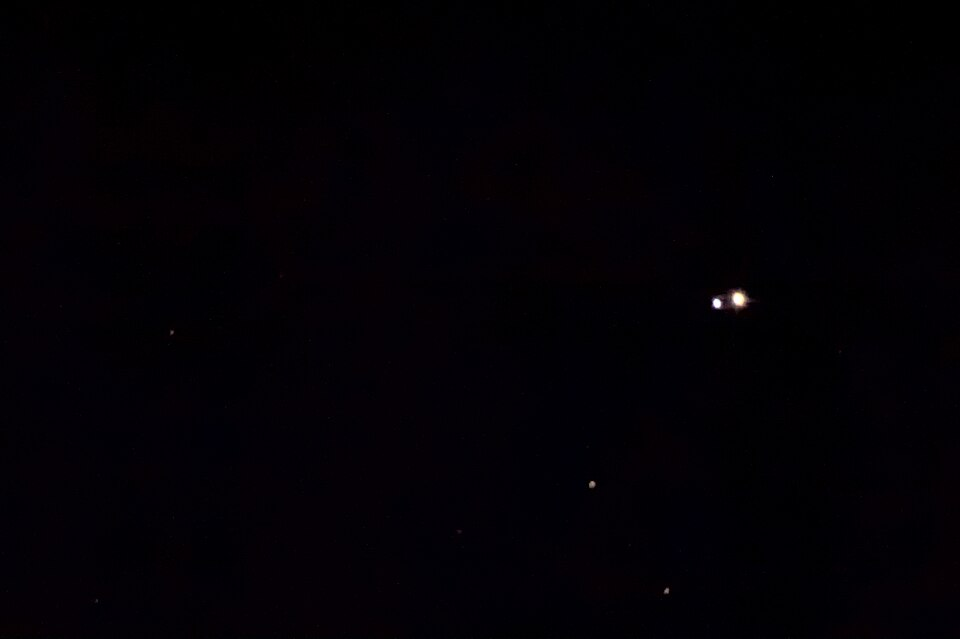
#> input picture source_assets/optical_observation/mercury.jpg, 960 x 639 px; its folder holds 4 pictures in this run
$ python fetch_optical_observation_media.py
#> lines starting #> are read from the running program, lines starting #| are printed output that depends on the picture; after the words box and inside, x2 and y2 are one past the last pixel; in counts of white or black regions, pixels touching at a corner belong together
"""Download and prepare licensed optical-observation masters.
The source files are kept outside the runtime asset directory. Runtime PNGs
are restrained, square telescope views derived from the credited originals;
focus, seeing, drift, and sky conditions remain real-time Godot effects.
"""

from __future__ import annotations

import io
import time
import urllib.error
import urllib.parse
import urllib.request
from pathlib import Path

from PIL import Image, ImageChops, ImageDraw, ImageEnhance, ImageFilter, ImageOps


ROOT = Path(__file__).resolve().parents[1]
SOURCE_DIR = ROOT / "source_assets" / "optical_observation"
OUTPUT_DIR = ROOT / "assets" / "telescope_view" / "official"
USER_AGENT = "PixelObservatoryAssetPipeline/1.0 (educational astronomy game)"
CANVAS_SIZE = 1024

EXTENDED_FIELD_IDS = {
    "moon_crater_copernicus",
    "moon_mare_tranquillitatis",
    "moon_terminator",
    "albireo",
    "dumbbell_nebula",
    "ring_nebula",
    "lagoon_nebula",
    "crab_nebula",
    "sombrero_galaxy",
    "whirlpool_galaxy",
    "needle_galaxy",
    "m13",
    "pleiades",
    "double_cluster",
}

DEEP_SKY_SUBJECT_IDS = EXTENDED_FIELD_IDS - {
    "moon_crater_copernicus",
    "moon_mare_tranquillitatis",
    "moon_terminator",
}


SOURCES = {
    "mercury": {
        "url": "https://upload.wikimedia.org/wikipedia/commons/thumb/3/30/Mercury_in_color_-_Prockter07_centered.jpg/960px-Mercury_in_color_-_Prockter07_centered.jpg",
        "mode": "isolated",
        "mask_shape": "ellipse",
        "target_scale": 0.68,
        "alpha_low": 5,
        "alpha_high": 22,
    },
    "venus": {
        "url": "https://upload.wikimedia.org/wikipedia/commons/thumb/e/e5/Venus-real_color.jpg/960px-Venus-real_color.jpg",
        "mode": "crescent",
        "mask_shape": "ellipse",
        "target_scale": 0.64,
        "alpha_low": 5,
        "alpha_high": 24,
    },
    "saturn": {
        "url": "https://upload.wikimedia.org/wikipedia/commons/thumb/e/e3/Saturn_from_Cassini_Orbiter_%282004-10-06%29.jpg/960px-Saturn_from_Cassini_Orbiter_%282004-10-06%29.jpg",
        "mode": "isolated",
        "mask_shape": "source",
        "target_scale": 0.72,
        "alpha_low": 3,
        "alpha_high": 18,
    },
    "uranus": {
        "url": "https://upload.wikimedia.org/wikipedia/commons/thumb/2/2c/Uranus_-_Voyager_2.jpg/960px-Uranus_-_Voyager_2.jpg",
        "mode": "isolated",
        "mask_shape": "ellipse",
        "target_scale": 0.64,
        "alpha_low": 12,
        "alpha_high": 30,
        "bbox_threshold": 28,
        "bbox_pad": 0.055,
    },
    "neptune": {
        "url": "https://upload.wikimedia.org/wikipedia/commons/thumb/5/56/Neptune_Full.jpg/960px-Neptune_Full.jpg",
        "mode": "isolated",
        "mask_shape": "ellipse",
        "target_scale": 0.64,
        "alpha_low": 5,
        "alpha_high": 24,
    },
    "moon_crater_copernicus": {
        "url": "https://upload.wikimedia.org/wikipedia/commons/thumb/6/6b/Copernicus_%28LRO%29.png/960px-Copernicus_%28LRO%29.png",
        "mode": "field",
        "brightness": 0.70,
        "saturation": 0.10,
    },
    "moon_mare_tranquillitatis": {
        "url": "https://upload.wikimedia.org/wikipedia/commons/thumb/9/9e/Mare_Tranquillitatis_%28LRO%29.png/960px-Mare_Tranquillitatis_%28LRO%29.png",
        "mode": "field",
        "brightness": 0.66,
        "saturation": 0.05,
    },
    "moon_terminator": {
        "url": "https://upload.wikimedia.org/wikipedia/commons/thumb/e/e5/Lunar_Terminator_%28LROC1126_-_content_M1321388053_LRmos_warp_str01_square_crop_1100pix%29.png/960px-Lunar_Terminator_%28LROC1126_-_content_M1321388053_LRmos_warp_str01_square_crop_1100pix%29.png",
        "mode": "field",
        "brightness": 0.68,
        "saturation": 0.05,
    },
    "albireo": {
        "url": "https://upload.wikimedia.org/wikipedia/commons/thumb/5/56/Albireo_double_star.jpg/960px-Albireo_double_star.jpg",
        "mode": "field",
        "brightness": 0.76,
        "saturation": 0.72,
    },
    "pleiades": {
        "url": "https://cdn.eso.org/images/screen/b11.jpg",
        "mode": "field",
        "brightness": 0.62,
        "saturation": 0.46,
        "crop": {
            "fit": "cover",
            "centering": (0.50, 0.50),
            "scale": 0.94,
        },
    },
    "m13": {
        "url": "https://upload.wikimedia.org/wikipedia/commons/thumb/3/30/Hubble_image_of_globular_cluster_M13_%28opo0840a%29.jpg/960px-Hubble_image_of_globular_cluster_M13_%28opo0840a%29.jpg",
        "mode": "field",
        "brightness": 0.58,
        "saturation": 0.38,
        "crop": {
            "fit": "cover",
            "centering": (0.50, 0.50),
            "scale": 0.94,
        },
    },
    "ring_nebula": {
        "url": "https://noirlab.edu/public/media/archives/images/screen/noao-m57.jpg",
        "mode": "field",
        "brightness": 0.60,
        "saturation": 0.55,
        "crop": {
            "fit": "cover",
            "centering": (0.50, 0.50),
            "scale": 0.92,
        },
    },
    "lagoon_nebula": {
        "url": "https://cdn.eso.org/images/screen/potw1016a.jpg",
        "mode": "field",
        "brightness": 0.53,
        "saturation": 0.48,
        "crop": {
            "fit": "cover",
            "centering": (0.50, 0.50),
            "scale": 0.94,
        },
    },
    "sombrero_galaxy": {
        "url": "https://cdn.eso.org/images/screen/sombrero.jpg",
        "mode": "field",
        "brightness": 0.98,
        "saturation": 0.82,
        "contrast": 1.22,
        "gamma": 0.68,
        "warm_highlights": 0.52,
        "sharpen": 1.0,
        "crop": {
            "fit": "cover",
            "centering": (0.50, 0.52),
            "scale": 0.92,
        },
    },
    "crab_nebula": {
        "url": "https://cdn.eso.org/images/screen/potw1523a.jpg",
        "mode": "field",
        "brightness": 0.54,
        "saturation": 0.46,
        "crop": {
            "fit": "cover",
            "centering": (0.50, 0.50),
            "scale": 0.94,
        },
    },
    "dumbbell_nebula": {
        "url": "https://cdn.eso.org/images/screen/eso9846a.jpg",
        "mode": "field",
        "brightness": 0.57,
        "saturation": 0.50,
        "crop": {
            "fit": "cover",
            "centering": (0.50, 0.50),
            "scale": 0.92,
        },
    },
    "double_cluster": {
        "url": "https://cdn.eso.org/images/screen/b02.jpg",
        "mode": "field",
        "brightness": 0.60,
        "saturation": 0.42,
        "crop": {
            "fit": "cover",
            "centering": (0.50, 0.50),
            "scale": 0.94,
        },
    },
    "whirlpool_galaxy": {
        "url": "https://assets.science.nasa.gov/dynamicimage/assets/science/missions/hubble/releases/2005/04/STScI-01EVT85S0E93YAFY779MNYA9Y4.tif?w=2000",
        "mode": "field",
        "brightness": 0.58,
        "saturation": 0.46,
        "crop": {
            "fit": "cover",
            "centering": (0.50, 0.50),
            "scale": 0.88,
        },
    },
    "needle_galaxy": {
        "url": "https://cdn.eso.org/images/screen/eso0525a.jpg",
        "mode": "field",
        "brightness": 0.55,
        "saturation": 0.30,
        "crop": {
            "fit": "cover",
            "centering": (0.50, 0.50),
            "scale": 0.90,
        },
    },
}


def download(url: str, destination: Path) -> None:
	if destination.exists() and destination.stat().st_size > 1024:
		return
	request = urllib.request.Request(url, headers={"User-Agent": USER_AGENT})
	for attempt in range(4):
		try:
			with urllib.request.urlopen(request, timeout=90) as response:
				destination.write_bytes(response.read())
			return
		except urllib.error.HTTPError as error:
			if error.code != 429 or attempt == 3:
				raise
			time.sleep(12.0 * (attempt + 1))


def source_extension(url: str) -> str:
    suffix = Path(urllib.parse.unquote(url.split("?", 1)[0])).suffix.lower()
    return suffix if suffix in {".jpg", ".jpeg", ".png", ".tif", ".tiff"} else ".img"


def open_rgb(path: Path) -> Image.Image:
    image = Image.open(path)
    image.seek(0)
    image = ImageOps.exif_transpose(image).convert("RGB")
    return image


def _brightest_channel(image: Image.Image) -> Image.Image:
    red, green, blue = image.convert("RGB").split()
    return ImageChops.lighter(ImageChops.lighter(red, green), blue)


def _soft_threshold(image: Image.Image, low: int, high: int) -> Image.Image:
    span = max(1, high - low)
    return image.point(
        lambda value: 0
        if value <= low
        else 255
        if value >= high
        else int((value - low) * 255 / span)
    )


def _padded_bbox(
    mask: Image.Image, threshold: int, pad_ratio: float
) -> tuple[int, int, int, int]:
    hard_mask = mask.point(lambda value: 255 if value >= threshold else 0)
    bbox = hard_mask.getbbox() or (0, 0, mask.width, mask.height)
    left, top, right, bottom = bbox
    pad = int(max(right - left, bottom - top) * pad_ratio)
    return (
        max(0, left - pad),
        max(0, top - pad),
        min(mask.width, right + pad),
        min(mask.height, bottom + pad),
    )


def _square_bbox(
    bbox: tuple[int, int, int, int], image_size: tuple[int, int]
) -> tuple[int, int, int, int]:
    left, top, right, bottom = bbox
    image_width, image_height = image_size
    side = min(max(right - left, bottom - top), image_width, image_height)
    center_x = (left + right) * 0.5
    center_y = (top + bottom) * 0.5
    square_left = int(round(center_x - side * 0.5))
    square_top = int(round(center_y - side * 0.5))
    square_left = max(0, min(square_left, image_width - side))
    square_top = max(0, min(square_top, image_height - side))
    return (
        square_left,
        square_top,
        square_left + side,
        square_top + side,
    )


def _ellipse_alpha(size: tuple[int, int], feather: float = 1.5) -> Image.Image:
    mask = Image.new("L", size, 0)
    inset = max(1, int(feather * 2.0))
    ImageDraw.Draw(mask).ellipse(
        (inset, inset, size[0] - inset - 1, size[1] - inset - 1),
        fill=255,
    )
    return mask.filter(ImageFilter.GaussianBlur(feather))


def isolated_target(image: Image.Image, config: dict) -> Image.Image:
    signal = _brightest_channel(image)
    alpha = _soft_threshold(
        signal,
        int(config.get("alpha_low", 5)),
        int(config.get("alpha_high", 22)),
    )
    bbox = _padded_bbox(
        alpha,
        int(config.get("bbox_threshold", 20)),
        float(config.get("bbox_pad", 0.045)),
    )
    if config.get("mask_shape", "source") == "ellipse":
        bbox = _square_bbox(bbox, image.size)
    subject = image.crop(bbox).convert("RGBA")
    source_alpha = alpha.crop(bbox)
    if config.get("mask_shape", "source") == "ellipse":
        source_alpha = _ellipse_alpha(subject.size, 1.5)
    else:
        source_alpha = source_alpha.filter(ImageFilter.GaussianBlur(0.8))
    subject.putalpha(source_alpha)

    side = int(CANVAS_SIZE * float(config.get("target_scale", 0.68)))
    subject.thumbnail((side, side), Image.Resampling.LANCZOS)
    canvas = Image.new("RGBA", (CANVAS_SIZE, CANVAS_SIZE), (0, 0, 0, 0))
    canvas.alpha_composite(
        subject,
        ((CANVAS_SIZE - subject.width) // 2, (CANVAS_SIZE - subject.height) // 2),
    )
    return canvas


def crescent_target(image: Image.Image, config: dict) -> Image.Image:
    disk = isolated_target(image, config)
    alpha = disk.getchannel("A")
    bbox = alpha.getbbox()
    if bbox is None:
        return disk
    left, top, right, bottom = bbox
    width = right - left
    occluder = Image.new("L", disk.size, 0)
    ImageDraw.Draw(occluder).ellipse(
        (
            left + int(width * 0.27),
            top,
            right + int(width * 0.27),
            bottom,
        ),
        fill=255,
    )
    occluder = occluder.filter(ImageFilter.GaussianBlur(1.4))
    # A phase shadow removes reflected light, not the planet's physical
    # silhouette. Keep the full disk opaque so background stars cannot shine
    # through the night side, and darken only the RGB channels.
    shadow = Image.new("RGBA", disk.size, (2, 3, 7, 255))
    phased = Image.composite(shadow, disk, occluder)
    phased.putalpha(alpha)
    return phased


# [44 lines left out: functions field_target, deep_sky_subject, not called in this run]


def restrained_telescope_tone(
    image: Image.Image, config: dict
) -> Image.Image:
    source = image.convert("RGBA")
    alpha = source.getchannel("A")
    rgb = source.convert("RGB")
    rgb = ImageEnhance.Contrast(rgb).enhance(float(config.get("contrast", 0.92)))
    rgb = ImageEnhance.Color(rgb).enhance(float(config.get("saturation", 0.72)))
    gamma = float(config.get("gamma", 1.0))
    if abs(gamma - 1.0) > 0.001:
        lut = [
            int(max(0.0, min(1.0, (value / 255.0) ** gamma)) * 255)
            for value in range(256)
        ]
        rgb = rgb.point(lut * 3)
    rgb = ImageEnhance.Brightness(rgb).enhance(float(config.get("brightness", 0.82)))
    if float(config.get("warm_highlights", 0.0)) > 0.0:
        gray = ImageOps.grayscale(rgb)
        warm = ImageOps.colorize(
            gray,
            black=(1, 3, 8),
            mid=(132, 104, 78),
            white=(255, 218, 170),
            midpoint=112,
        )
        rgb = Image.blend(rgb, warm, float(config["warm_highlights"]))
    if float(config.get("sharpen", 0.0)) > 0.0:
        rgb = rgb.filter(ImageFilter.UnsharpMask(radius=2.0, percent=115, threshold=3))
    result = rgb.convert("RGBA")
    result.putalpha(alpha)
    return result


def main() -> None:
    SOURCE_DIR.mkdir(parents=True, exist_ok=True)
    OUTPUT_DIR.mkdir(parents=True, exist_ok=True)
    for index, (object_id, config) in enumerate(SOURCES.items()):
        url = config["url"]
        source_path = SOURCE_DIR / f"{object_id}{source_extension(url)}"
        print(f"[{index + 1:02d}/{len(SOURCES):02d}] {object_id}")
        download(url, source_path)
        image = open_rgb(source_path)
#> in open_rgb, image is the input picture: PIL image 960x639 RGB; mean R, G, B 2.4, 0.5, 4.5
        mode = config["mode"]
        if mode == "isolated":
            prepared = isolated_target(image, config)
#> in _soft_threshold, `return image.point( lambda value: 0 if value <= low else 255 if value ..`:
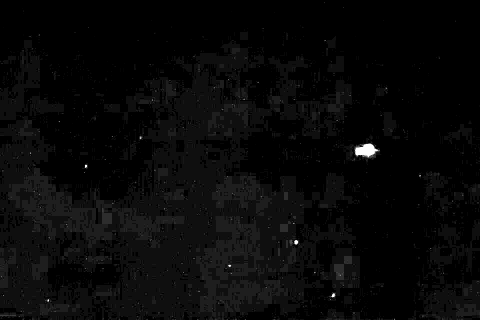
#> returned value: PIL image 960x639 L (shown at 1/2 size); min 0, max 255, mean 8.1
#> in _padded_bbox, `hard_mask = mask.point(lambda value: 255 if value >= threshold else 0)`:
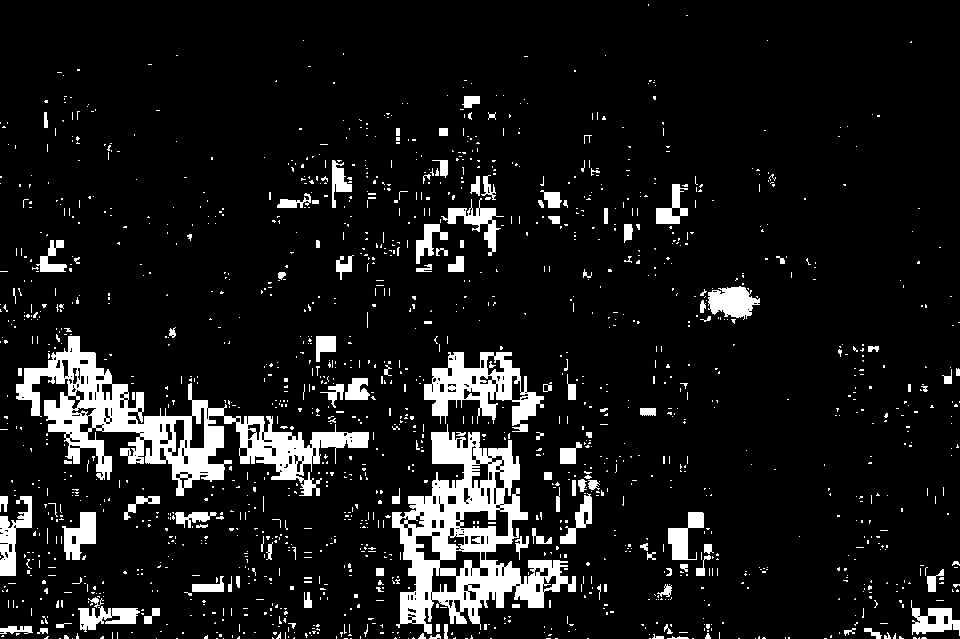
#> hard_mask: PIL image 960x639 L; 9.5% white; 1553 white regions (1422 under 20 px), largest, box (x1, y1, x2, y2) and area: (16, 336, 369, 496) 14776, (392, 424, 576, 634) 14217, (424, 352, 544, 432) 4188
#> in _padded_bbox, `bbox = hard_mask.getbbox() or (0, 0, mask.width, mask.height)`: bbox = (0, 4, 960, 639)
#> in _padded_bbox, `left, top, right, bottom = bbox`: left = 0; top = 4; right = 960; bottom = 639
#> in _padded_bbox, `pad = int(max(right - left, bottom - top) * pad_ratio)`: pad = 43
#> in isolated_target, `bbox = _padded_bbox( alpha, int(config.get("bbox_threshold", 20)), flo..`: bbox = (0, 0, 960, 639)
#> in _square_bbox, `left, top, right, bottom = bbox`: left = 0; right = 960; bottom = 639
#> in _square_bbox, `center_x = (left + right) * 0.5`: center_x = 480
#> in _square_bbox, `center_y = (top + bottom) * 0.5`: center_y = 319.5
#> in _square_bbox, `square_left = int(round(center_x - side * 0.5))`: square_left = 160
#> in _square_bbox, `square_top = int(round(center_y - side * 0.5))`: square_top = 0
#> in isolated_target, `bbox = _square_bbox(bbox, image.size)`: bbox = (160, 0, 799, 639)
#> in isolated_target, `source_alpha = alpha.crop(bbox)`:
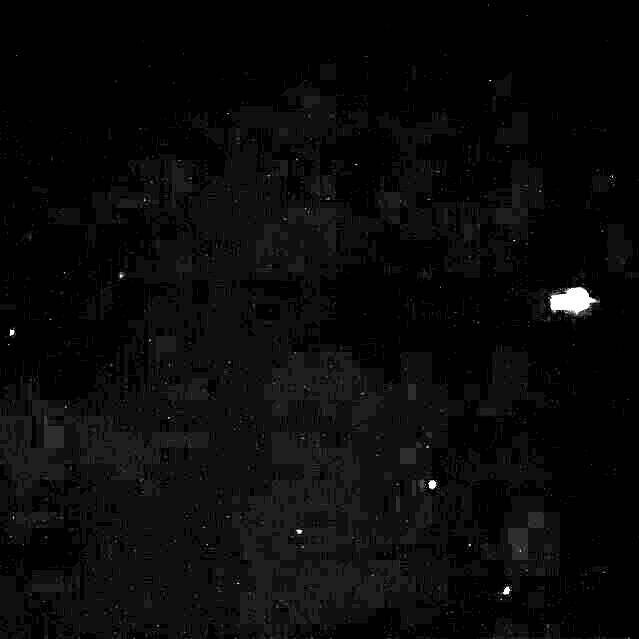
#> source_alpha: PIL image 639x639 L; min 0, max 255, mean 8.9
#> in _ellipse_alpha, `ImageDraw.Draw(mask).ellipse( (inset, inset, size[0] - inset - 1, size..`:
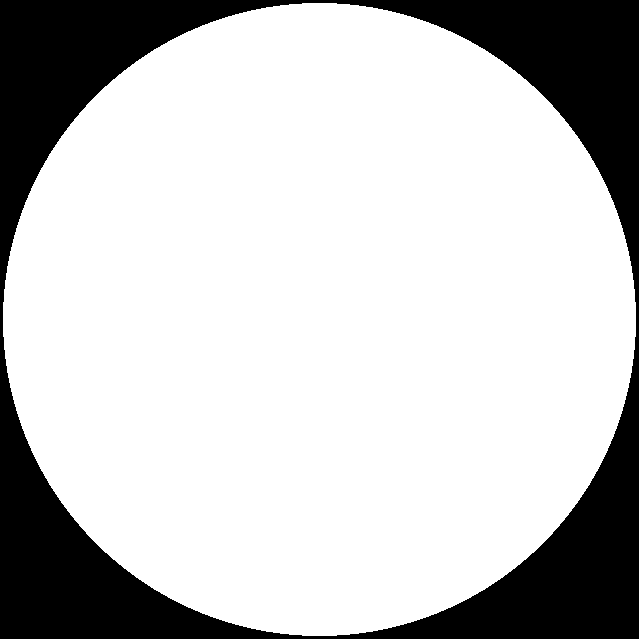
#> mask: PIL image 639x639 L; 77% white; 1 black region, box (x1, y1, x2, y2) and area: (0, 0, 639, 639) 93748
#> in isolated_target, `subject.putalpha(source_alpha)`:
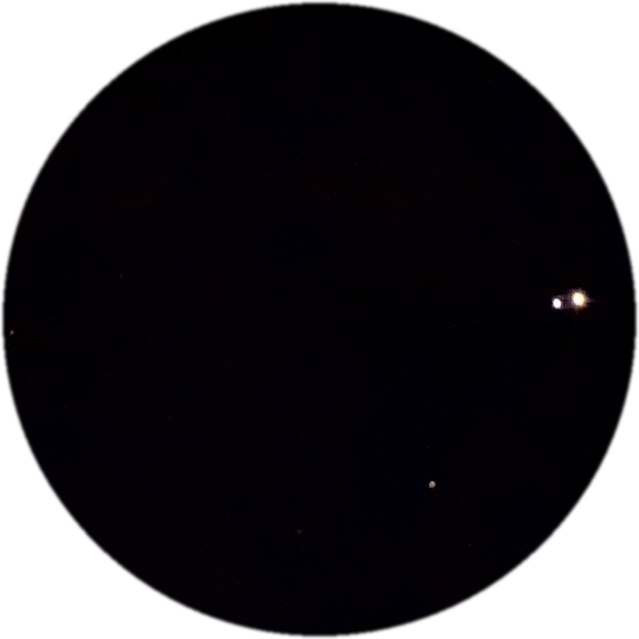
#> subject: PIL image 639x639 RGBA; mean R, G, B, A 2.5, 0.5, 4.8, 196.5; transparent parts drawn white
#> in isolated_target, `canvas.alpha_composite( subject, ((CANVAS_SIZE - subject.width) // 2, ..`:
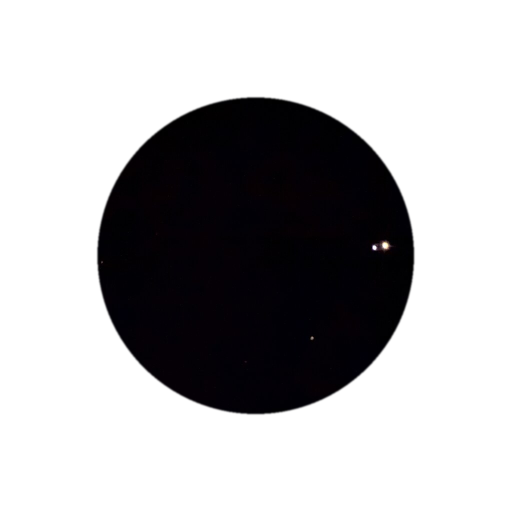
#> canvas: PIL image 1024x1024 RGBA (shown at 1/2 size); mean R, G, B, A 0.8, 0.2, 1.6, 76.5; transparent parts drawn white
        elif mode == "crescent":
            prepared = crescent_target(image, config)
        else:
            crop = dict(config.get("crop") or {})
            if object_id in EXTENDED_FIELD_IDS:
                # Keep the science master sharp and cover-cropped. Godot owns
                # the one radial eyepiece mask; baking a rectangular feather
                # here only creates a soft-edged box.
                crop["fit"] = "cover"
            prepared = field_target(image, crop)
        prepared = restrained_telescope_tone(prepared, config)
#> in restrained_telescope_tone, `alpha = source.getchannel("A")`:
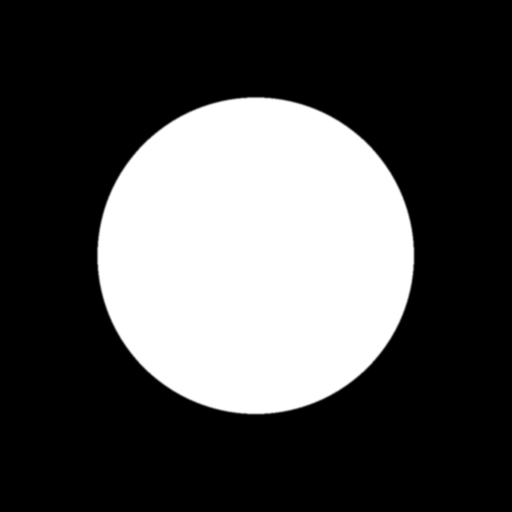
#> alpha: PIL image 1024x1024 L (shown at 1/2 size); min 0, max 255, mean 76.5
        if object_id in DEEP_SKY_SUBJECT_IDS:
            prepared = deep_sky_subject(prepared, config)
        prepared.save(OUTPUT_DIR / f"{object_id}.png", optimize=True)
        time.sleep(0.2)


if __name__ == "__main__":
#> (the run stopped early here; a loop or call above may not have finished)
